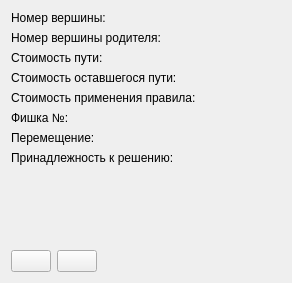
<?xml version="1.0" encoding="UTF-8"?>
<ui version="4.0">
 <class>PluginGame5GraphNodeInfoDialog</class>
 <widget class="QDialog" name="PluginGame5GraphNodeInfoDialog">
  <property name="geometry">
   <rect>
    <x>0</x>
    <y>0</y>
    <width>292</width>
    <height>283</height>
   </rect>
  </property>
  <property name="windowTitle">
   <string>Игра 5</string>
  </property>
  <layout class="QGridLayout" name="gridLayout">
   <item row="5" column="0" colspan="4">
    <widget class="QLabel" name="labelRelevantTile">
     <property name="text">
      <string>Фишка №:</string>
     </property>
    </widget>
   </item>
   <item row="6" column="0" colspan="4">
    <widget class="QLabel" name="labelMoveDirection">
     <property name="text">
      <string>Перемещение:</string>
     </property>
    </widget>
   </item>
   <item row="2" column="4">
    <widget class="QLabel" name="labelPathCostOut">
     <property name="text">
      <string/>
     </property>
    </widget>
   </item>
   <item row="7" column="4">
    <widget class="QLabel" name="labelSolutionOut">
     <property name="text">
      <string/>
     </property>
    </widget>
   </item>
   <item row="3" column="0" colspan="4">
    <widget class="QLabel" name="labelRestPathCost">
     <property name="text">
      <string>Стоимость оставшегося пути:</string>
     </property>
    </widget>
   </item>
   <item row="0" column="0" colspan="4">
    <widget class="QLabel" name="labelNodeNum">
     <property name="text">
      <string>Номер вершины:</string>
     </property>
    </widget>
   </item>
   <item row="3" column="4">
    <widget class="QLabel" name="labelRestPathCostOut">
     <property name="text">
      <string/>
     </property>
    </widget>
   </item>
   <item row="5" column="4">
    <widget class="QLabel" name="labelRelevantTileOut">
     <property name="text">
      <string/>
     </property>
    </widget>
   </item>
   <item row="6" column="4">
    <widget class="QLabel" name="labelMoveDirectionOut">
     <property name="text">
      <string/>
     </property>
    </widget>
   </item>
   <item row="4" column="4">
    <widget class="QLabel" name="labelMoveCostOut">
     <property name="text">
      <string/>
     </property>
    </widget>
   </item>
   <item row="0" column="4">
    <widget class="QLabel" name="labelNodeNumOut">
     <property name="text">
      <string/>
     </property>
    </widget>
   </item>
   <item row="1" column="4">
    <widget class="QLabel" name="labelParentNodeNumOut">
     <property name="text">
      <string/>
     </property>
    </widget>
   </item>
   <item row="1" column="0" colspan="4">
    <widget class="QLabel" name="labelParentNodeNum">
     <property name="text">
      <string>Номер вершины родителя:</string>
     </property>
    </widget>
   </item>
   <item row="2" column="0" colspan="4">
    <widget class="QLabel" name="labelPathCost">
     <property name="text">
      <string>Стоимость пути:</string>
     </property>
    </widget>
   </item>
   <item row="4" column="0" colspan="4">
    <widget class="QLabel" name="labelMoveCost">
     <property name="text">
      <string>Стоимость применения правила:</string>
     </property>
    </widget>
   </item>
   <item row="7" column="0" colspan="4">
    <widget class="QLabel" name="labelSolution">
     <property name="text">
      <string>Принадлежность к решению:</string>
     </property>
    </widget>
   </item>
   <item row="12" column="1">
    <widget class="QPushButton" name="buttonNext">
     <property name="maximumSize">
      <size>
       <width>40</width>
       <height>16777215</height>
      </size>
     </property>
     <property name="text">
      <string/>
     </property>
     <property name="autoDefault">
      <bool>false</bool>
     </property>
     <property name="flat">
      <bool>false</bool>
     </property>
    </widget>
   </item>
   <item row="12" column="0">
    <widget class="QPushButton" name="buttonPrev">
     <property name="maximumSize">
      <size>
       <width>40</width>
       <height>16777215</height>
      </size>
     </property>
     <property name="text">
      <string/>
     </property>
     <property name="autoDefault">
      <bool>false</bool>
     </property>
     <property name="flat">
      <bool>false</bool>
     </property>
    </widget>
   </item>
   <item row="12" column="2">
    <spacer name="horizontalSpacer">
     <property name="orientation">
      <enum>Qt::Horizontal</enum>
     </property>
     <property name="sizeHint" stdset="0">
      <size>
       <width>40</width>
       <height>20</height>
      </size>
     </property>
    </spacer>
   </item>
   <item row="12" column="4" colspan="2">
    <spacer name="horizontalSpacer_2">
     <property name="orientation">
      <enum>Qt::Horizontal</enum>
     </property>
     <property name="sizeHint" stdset="0">
      <size>
       <width>40</width>
       <height>20</height>
      </size>
     </property>
    </spacer>
   </item>
   <item row="0" column="5" rowspan="8">
    <spacer name="horizontalSpacer_3">
     <property name="orientation">
      <enum>Qt::Horizontal</enum>
     </property>
     <property name="sizeHint" stdset="0">
      <size>
       <width>0</width>
       <height>0</height>
      </size>
     </property>
    </spacer>
   </item>
   <item row="9" column="0" colspan="6">
    <layout class="QHBoxLayout" name="horizontalLayout">
     <item>
      <spacer name="horizontalSpacer_5">
       <property name="orientation">
        <enum>Qt::Horizontal</enum>
       </property>
       <property name="sizeHint" stdset="0">
        <size>
         <width>40</width>
         <height>20</height>
        </size>
       </property>
      </spacer>
     </item>
     <item>
      <widget class="Board" name="gameBoard" native="true"/>
     </item>
     <item>
      <spacer name="horizontalSpacer_4">
       <property name="orientation">
        <enum>Qt::Horizontal</enum>
       </property>
       <property name="sizeHint" stdset="0">
        <size>
         <width>40</width>
         <height>20</height>
        </size>
       </property>
      </spacer>
     </item>
    </layout>
   </item>
   <item row="8" column="0">
    <spacer name="verticalSpacer">
     <property name="orientation">
      <enum>Qt::Vertical</enum>
     </property>
     <property name="sizeHint" stdset="0">
      <size>
       <width>20</width>
       <height>40</height>
      </size>
     </property>
    </spacer>
   </item>
  </layout>
 </widget>
 <customwidgets>
  <customwidget>
   <class>Board</class>
   <extends>QWidget</extends>
   <header>app/rdo_studio/plugins/game5/src/board.h</header>
   <container>1</container>
  </customwidget>
 </customwidgets>
 <resources/>
 <connections/>
</ui>
